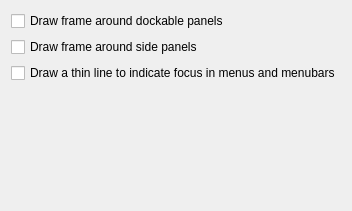
                    <widget class="QWidget" name="tab_Frames">
                        <attribute name="title">
                            <string>Frames</string>
                        </attribute>
                        <layout class="QVBoxLayout" name="verticalLayout_3">
                            <item>
                                <widget class="QCheckBox" name="_dockWidgetDrawFrame">
                                    <property name="text">
                                        <string>Draw frame around dockable panels</string>
                                    </property>
                                </widget>
                            </item>
                            <item>
                                <widget class="QCheckBox" name="_sidePanelDrawFrame">
                                    <property name="text">
                                        <string>Draw frame around side panels</string>
                                    </property>
                                </widget>
                            </item>
                            <item>
                                <widget class="QCheckBox" name="_menuItemDrawThinFocus">
                                    <property name="text">
                                        <string>Draw a thin line to indicate focus in menus and menubars</string>
                                    </property>
                                </widget>
                            </item>
                            <item>
                                <spacer name="verticalSpacer_3">
                                    <property name="orientation">
                                        <enum>Qt::Orientation::Vertical</enum>
                                    </property>
                                    <property name="sizeHint" stdset="0">
                                        <size>
                                            <width>20</width>
                                            <height>117</height>
                                        </size>
                                    </property>
                                </spacer>
                            </item>
                        </layout>
                    </widget>
